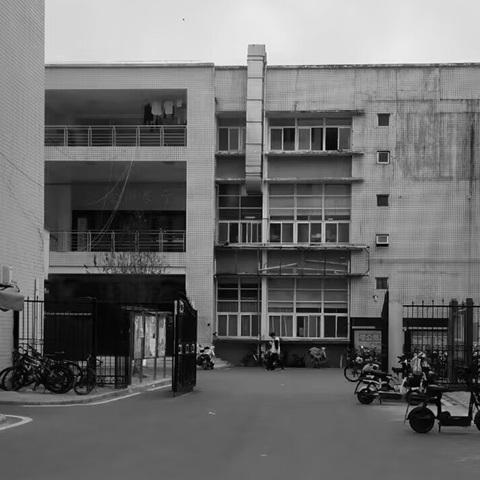
#> input picture DIP/images/school_gray.jpg, 480 x 480 px, found by its file name
$ python '加上噪声.py'
#> lines starting #> are read from the running program, lines starting #| are printed output that depends on the picture
import cv2
import numpy as np
import matplotlib.pyplot as plt
from skimage.util import random_noise

# 1. 加载原始灰度图像
image = cv2.imread('school_gray.jpg', cv2.IMREAD_GRAYSCALE)
#> image is the input picture: shape (480, 480); min 0, max 255, mean 107.4

# 2. 添加高斯噪声
def add_gaussian_noise(img, mean=0, var=0.01):
#> called with mean = 0, var = 0.01
    row, col = img.shape
#> row = 480; col = 480
    sigma = var**0.5
    gaussian = np.random.normal(mean, sigma, (row, col))
    noisy_img = np.clip(img + gaussian * 255, 0, 255)
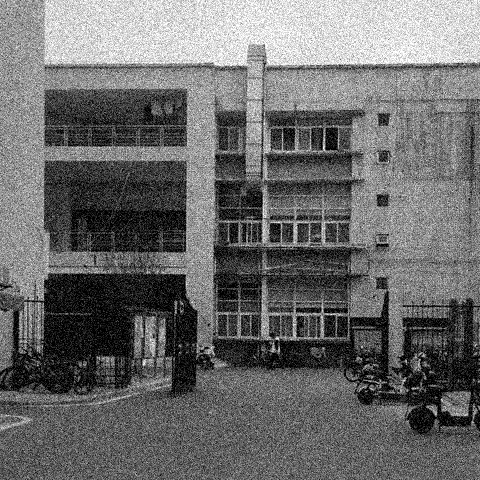
#> noisy_img: shape (480, 480) float64; min 0, max 255, mean 108
    return noisy_img.astype(np.uint8)

# 3. 添加均匀噪声
def add_uniform_noise(img, low=0, high=0.1):
#> called with low = 0, high = 0.1
    row, col = img.shape
#> row = 480; col = 480
    uniform = np.random.uniform(low, high, (row, col))
    noisy_img = np.clip(img + uniform * 255, 0, 255)
    return noisy_img.astype(np.uint8)

# 4. 添加椒盐噪声
def add_salt_and_pepper_noise(img, amount=0.05):
#> called with amount = 0.05
    noisy_img = random_noise(img, mode='s&p', amount=amount) * 255
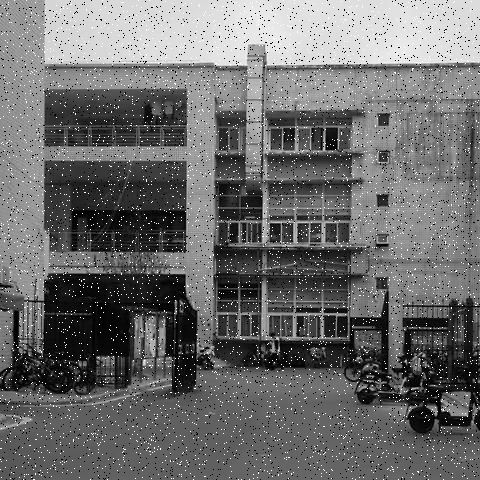
#> noisy_img: shape (480, 480) float64; min 0, max 255, mean 108.3
    return noisy_img.astype(np.uint8)

# 5. 生成噪声图像
gaussian_noisy_img = add_gaussian_noise(image)
uniform_noisy_img = add_uniform_noise(image)
salt_pepper_noisy_img = add_salt_and_pepper_noise(image)

# 6. 显示原图和加噪图像
fig, axes = plt.subplots(2, 2, figsize=(10, 10))

# 原图
axes[0, 0].imshow(image, cmap='gray')
axes[0, 0].set_title('Original Image')
axes[0, 0].axis('off')

# 高斯噪声图像
axes[0, 1].imshow(gaussian_noisy_img, cmap='gray')
axes[0, 1].set_title('Gaussian Noise')
axes[0, 1].axis('off')

# 均匀噪声图像
axes[1, 0].imshow(uniform_noisy_img, cmap='gray')
axes[1, 0].set_title('Uniform Noise')
axes[1, 0].axis('off')

# 椒盐噪声图像
axes[1, 1].imshow(salt_pepper_noisy_img, cmap='gray')
axes[1, 1].set_title('Salt & Pepper Noise')
axes[1, 1].axis('off')

plt.tight_layout()
plt.show()
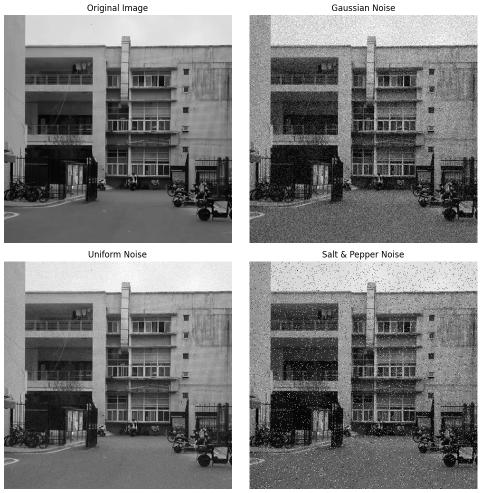
#> figure drawn by matplotlib, 4 panels

# 7. 显示原图和加噪图像的直方图
fig, axes = plt.subplots(2, 2, figsize=(10, 10))

# 原图直方图
axes[0, 0].hist(image.ravel(), bins=256, color='black', alpha=0.7)
axes[0, 0].set_title('Original Image Histogram')

# 高斯噪声直方图
axes[0, 1].hist(gaussian_noisy_img.ravel(), bins=256, color='black', alpha=0.7)
axes[0, 1].set_title('Gaussian Noise Histogram')

# 均匀噪声直方图
axes[1, 0].hist(uniform_noisy_img.ravel(), bins=256, color='black', alpha=0.7)
axes[1, 0].set_title('Uniform Noise Histogram')

# 椒盐噪声直方图
axes[1, 1].hist(salt_pepper_noisy_img.ravel(), bins=256, color='black', alpha=0.7)
axes[1, 1].set_title('Salt & Pepper Noise Histogram')

plt.tight_layout()
plt.show()
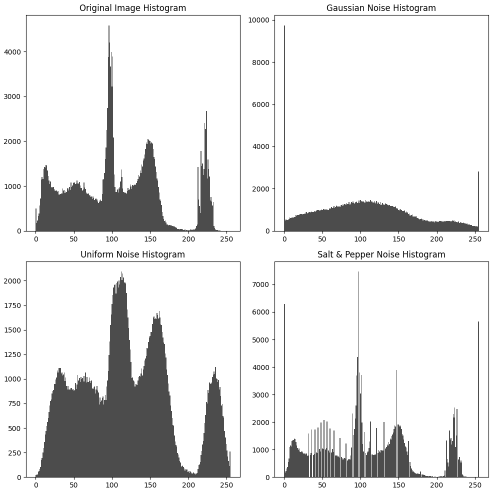
#> figure drawn by matplotlib, 4 panels; panel 1: tallest bar 4582 high, from x = 95.62 to 96.62; panel 2: tallest bar 9737 high, from x = 0 to 0.996; panel 3: tallest bar 2092 high, from x = 111.6 to 112.6; panel 4: tallest bar 7464 high, from x = 96.62 to 97.62
